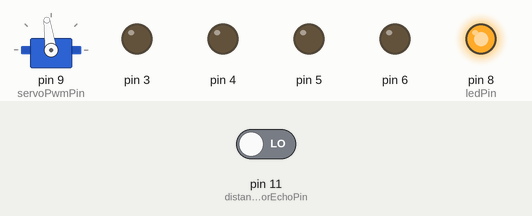
This sketch was run on a simulated Arduino Uno, built for the host (arithmetic inside an expression is 32-bit, double 64-bit). Shown: servo, output pins drawn as LEDs (lit = HIGH). Inputs (shaded band) come from the test bench; at power-on: pin 11 (distanceSensorEchoPin) LOW. Pins used as bus, display or sensor lines are not drawn; what the sketch prints to the serial monitor is not drawn.

Above: at 2.05 s.
At 18.45 s:
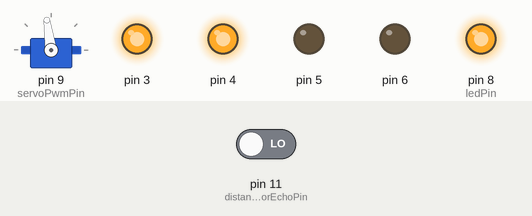
At 34.65 s:
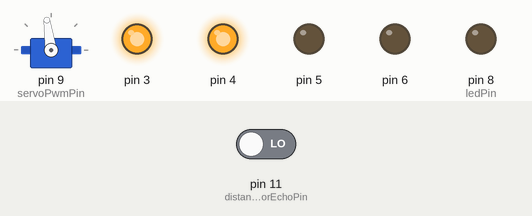
Timing chart, 0 to 39.6 s (numbered marks = the images above):
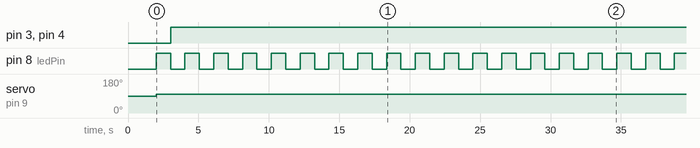

Measured:
- by itself, pin 3, pin 4: LOW → HIGH at 3.0 s
- by itself, pin 8 (ledPin): alternates HIGH for 1.0 s and LOW for 1.0 s
- by itself, servo on pin 9 (servoPwmPin): 90° → 98° at 2.0 s

The sketch:

app.ino
```cpp
#include "DistanceSensor.h"
#include "Servo.h"
#include "Component.h"
#include "LedComponent.h"
#include "UltrasonicSensorComponent.h"
#include "ComponentManager.h"
#include "ServoComponent.h"
#include "DcMotorDriver.h"
#include "DcMotorsComponent.h"
#include "SerialMessageReader.h"

#include <stdint.h>
#include <ArduinoSTL.h>

// Define pins to be used
const int distanceSensorTriggerPin = 12;
const int distanceSensorEchoPin = 11;
const int ledPin = 8;
const int servoPwmPin = 9;

const int motorAPwm = 6;
const int motorADirection = 3;

const int motorBPwm = 5;
const int motorBDirection = 4;

// component manager
ComponentManager *componentManager;

// define components
LedComponent ledComponent(ledPin, 500);
UltrasonicSensorComponent ultrasonicSensorComponent(distanceSensorTriggerPin, distanceSensorEchoPin);
ServoComponent servoComponent(servoPwmPin);
DcMotorsComponent dcMotorsComponent;

void setup()
{
  Serial.begin(9600);

  // register DcMotors
  dcMotorsComponent.attachMotor(motorAPwm, motorADirection, 0);
  dcMotorsComponent.attachMotor(motorBPwm, motorBDirection, 14);

  componentManager = ComponentManager::getInstance();

  componentManager->registerComponent(&servoComponent, "Servo");
  componentManager->registerComponent(&ledComponent, "LedComponent");
  componentManager->registerComponent(&ultrasonicSensorComponent, "UltrasonicSensor");
  componentManager->registerComponent(&dcMotorsComponent, "DcMotors");

  componentManager->setup();

  // delaying 2 seconds post upload
  delay(2000);
}

void loop()
{

  // read for serial messages
  String message = readSerialMessage();
  componentManager->handleMessages(message);
  componentManager->handleInputs();
  componentManager->update();
}
```

Component.h
```cpp
#ifndef JERRY_COMPONENT_H
#define JERRY_COMPONENT_H

#include "Arduino.h"

class Component
{
private:
public:
    virtual void setup() = 0;
    virtual void handleInputs() = 0;
    virtual void update() = 0;
    virtual void handleMessages(String message) = 0;
};
#endif // JERRY_COMPONENT_H
```

ComponentManager.cpp
```cpp
#include "ComponentManager.h"

ComponentManager *ComponentManager::instance = nullptr;

ComponentManager *ComponentManager::getInstance()
{
    if (instance == nullptr)
    {
        instance = new ComponentManager();
        return instance;
    }

    return instance;
}

void ComponentManager::registerComponent(Component *component, String id)
{
    if (component == nullptr)
    {
        return;
    }

    // check if the id is already registered
    Component *registeredComponent = getComponentById(id);
    if (registeredComponent != nullptr)
    {
        return;
    }

    // add to the vector
    components.push_back({id, component});
}

Component *ComponentManager::getComponentById(String id)
{
    for (KeyValueComponent registeredComponent : components)
    {
        if (registeredComponent.id == id)
        {
            return registeredComponent.component;
        }
    }
    return nullptr;
}

void ComponentManager::setup()
{
    for (KeyValueComponent registeredComponent : components)
    {
        registeredComponent.component->setup();
    }
}

void ComponentManager::handleInputs()
{
    for (KeyValueComponent registeredComponent : components)
    {
        registeredComponent.component->handleInputs();
    }
}

void ComponentManager::handleMessages(String message)
{
    for (KeyValueComponent registeredComponent : components)
    {
        registeredComponent.component->handleMessages(message);
    }
}

void ComponentManager::update()
{

    for (KeyValueComponent registeredComponent : components)
    {
        registeredComponent.component->update();
    }
}
```

ComponentManager.h
```cpp
#ifndef JERRY_COMPONENT_MANAGER
#define JERRY_COMPONENT_MANAGER

#include "Component.h"

#include <ArduinoSTL.h>

class ComponentManager
{
private:
    // TODO: Extract to a generic data structures file
    struct KeyValueComponent
    {
        String id;
        Component *component;
    };

    std::vector<KeyValueComponent> components;
    static ComponentManager *instance;

public:
    static ComponentManager *getInstance();
    void registerComponent(Component *component, String id);
    Component *getComponentById(String id);

    void setup();
    void handleInputs();
    void update();
    void handleMessages(String message);
};

#endif // JERRY_COMPONENT_MANAGER
```

DcMotorsComponent.cpp
```cpp
#include "DcMotorsComponent.h"
#include <ArduinoSTL.h>

void DcMotorsComponent::attachMotor(int pwmPin, int directionPin, uint8_t offset)
{
    DcMotorDriver driver(pwmPin, directionPin);
    driver.setOffset(offset);
    motors.push_back(driver);

    Serial.print("Motors: ");
    Serial.println(motors.size());
}

void DcMotorsComponent::setup()
{
    for (int i = 0; i < motors.size(); i++)
    {
        DcMotorDriver *ptr = &motors[i];
        ptr->setup();
    }
}

void DcMotorsComponent::handleInputs()
{
}

void DcMotorsComponent::handleMessages(String message)
{
    if (message.equals("MOTOR1"))
    {
        setSpeed(50);
        return;
    }

    if (message.equals("MOTOR0"))
    {
        setSpeed(0);
        return;
    }

    if (message.equals("MOTOR:BACKWARDS"))
    {
        goBackwards();
    }

    if (message.equals("MOTOR:FORWARD"))
    {
        goForward();
    }

    if (message.startsWith("MOTORSPEED:"))
    {
        // i.e MOTORSPEED:50;
        // Set the speed to 50

        String speedStr = message.substring(11);
        int speedInt = speedStr.toInt();

        setSpeed(std::min(speedInt, 250));

        Serial.print("Setting speed: ");
        Serial.println(speedInt);
        Serial.print("String speed: ");
        Serial.println(speedStr);
        return;
    }

    if (message.startsWith("MOTOROFFSET:"))
    {
        // i.e MOTOROFFSET:0:50;
        // Set the motor in index 0 offset to 50;

        String offsetInfo = message.substring(12);
        // Serial.print("motor offset info: ");
        // Serial.println(offsetInfo);
        // int speedInt = speedStr.toInt();

        // setSpeed(std::min(speedInt, 250));

        // Serial.print("Setting speed: ");
        // Serial.println(speedInt);
        // Serial.print("String speed: ");
        // Serial.println(speedStr);
    }

    if (message.startsWith("INCREASE"))
    {
        motors[1].offset += 1;
    }

    if (message.startsWith("DECREASE"))
    {
        motors[1].offset -= 1;
    }
}

void DcMotorsComponent::update()
{
    for (int i = 0; i < motors.size(); i++)
    {
        DcMotorDriver *ptr = &motors[i];
        ptr->update();
    }
}

void DcMotorsComponent::goForward()
{
    for (int i = 0; i < motors.size(); i++)
    {
        DcMotorDriver *ptr = &motors[i];
        ptr->goForward();
    }
}

void DcMotorsComponent::goBackwards()
{
    for (int i = 0; i < motors.size(); i++)
    {
        DcMotorDriver *ptr = &motors[i];
        ptr->goBackwards();
    }
}

void DcMotorsComponent::stopMotors()
{
    for (int i = 0; i < motors.size(); i++)
    {
        DcMotorDriver *ptr = &motors[i];
        ptr->setSpeed(0);
    }
}

void DcMotorsComponent::setSpeed(uint8_t speed)
{
    for (int i = 0; i < motors.size(); i++)
    {
        DcMotorDriver *ptr = &motors[i];
        ptr->setSpeed(speed);
    }
}
```

DcMotorsComponent.h
```cpp
#ifndef JERRY_DCMOTORCOMPONENT_H
#define JERRY_DCMOTORCOMPONENT_H

#include "Component.h"
#include "DcMotorDriver.h"

#include <ArduinoSTL.h>

class DcMotorsComponent : public Component
{
private:
    std::vector<DcMotorDriver> motors;

public:
    void attachMotor(int pwmPin, int directionPin, uint8_t offset);

    void goForward();
    void goBackwards();
    void stopMotors();
    void setSpeed(uint8_t speed);

    void setup();
    void handleInputs();
    void update();
    void handleMessages(String message);
};

#endif //JERRY_DCMOTORCOMPONENT_H
```

DistanceSensor.cpp
```cpp
#include "DistanceSensor.h"

const float SOUND_SPEED = .032;

DistanceSensor::DistanceSensor(int echoPin, int triggerPin)
{
    this->echoPin = echoPin;
    this->triggerPin = triggerPin;

    // Setup pins
    pinMode(echoPin, INPUT);
    pinMode(triggerPin, OUTPUT);
}

void DistanceSensor::setup()
{
    // Setup pins
    pinMode(echoPin, INPUT);
    pinMode(triggerPin, OUTPUT);
    digitalWrite(triggerPin, LOW);
}

void DistanceSensor::triggerSensor()
{
    digitalWrite(triggerPin, LOW);
    delay(2);

    digitalWrite(triggerPin, HIGH);
    delay(20);

    digitalWrite(triggerPin, LOW);
}

float DistanceSensor::readDurationFromEcho()
{
    return pulseIn(echoPin, HIGH);
}

float DistanceSensor::getDistanceInCentimeters()
{
    triggerSensor();
    float duration = readDurationFromEcho();
    return duration * SOUND_SPEED / 2; // we want the distance, so we divide by 2 to get only one trip
}
```

DistanceSensor.h
```cpp
#ifndef JERRY_DISTANCESENSOR_H
#define JERRY_DISTANCESENSOR_H

#include "Arduino.h"

class DistanceSensor
{

private:
    int echoPin, triggerPin;

    void triggerSensor();
    float readDurationFromEcho();

    DistanceSensor();

public:
    DistanceSensor(int echoPin, int triggerPin);

    float getDistanceInCentimeters();
    void setup();
};

#endif // JERRY_DISTANCESENSOR_H
```

LedComponent.cpp
```cpp
#ifndef JERRY_LEDCOMPONENT_H
#define JERRY_LEDCOMPONENT_H

#include "LedComponent.h"
#include "Arduino.h"

LedComponent::LedComponent(int ledPin, int interval)
{
    this->ledPin = ledPin;
    this->interval = interval;
}

void LedComponent::setup()
{
    pinMode(ledPin, OUTPUT);
    lastExecution = millis();
    nextExecution = lastExecution + interval;
}

void LedComponent::handleInputs()
{
}

void LedComponent::handleMessages(String message)
{
    if (message.equals("LED1"))
    {
        ledState = HIGH;
    }

    if (message.equals("LED0"))
    {
        ledState = LOW;
    }

    if (message.equals("LEDB"))
    {
        mode = 0;
    }

    if (message.equals("LEDM"))
    {
        mode = 1;
    }
}

void LedComponent::update()
{

    // mode a blinks, mode b enables serial control

    if (mode == 0)
    {
        unsigned long currentMillis = millis();

        if (currentMillis >= nextExecution)
        {
            // toggle led
            digitalWrite(ledPin, !digitalRead(ledPin));
            // Serial.println("toggling!");

            // set next toggle time
            nextExecution = currentMillis + interval;
            lastExecution = currentMillis;
        }
    }

    if (mode == 1)
    {
        digitalWrite(ledPin, ledState);
    }
}

#endif //JERRY_LEDCOMPONENT_H
```

LedComponent.h
```cpp
#include "Component.h"
class LedComponent : virtual public Component
{
private:
    int ledPin;
    int interval;
    int ledState = 0;

    int mode = 0;

    unsigned long lastExecution;
    unsigned long nextExecution;

public:
    LedComponent(int ledPin, int interval);
    void setup();
    void handleInputs();
    void update();
    void handleMessages(String message);
};
```

SerialMessageReader.h
```cpp
#ifndef JERRY_SERIAL_READER_H
#define JERRY_SERIAL_READER_H

#include "Arduino.h"

const char MESSAGE_DELIMITER = ';';

String readSerialMessage()
{
    String message = "";

    if (Serial.available() > 0)
    {
        // read until next delimiter
        char nextByte;

        while ((nextByte = Serial.read()) && nextByte != MESSAGE_DELIMITER)
        {
            message.concat(nextByte);
        }
    }

    if (message.length() > 0)
    {

        Serial.print("Message received:");
        Serial.println(message);
    }
    return message;
}

#endif //JERRY_SERIAL_READER_H
```

ServoComponent.cpp
```cpp
#include "ServoComponent.h"

const int FRONT_ANGLE = 98;

ServoComponent::ServoComponent(int pwmPin)
{
    this->servoPin = pwmPin;
}

void ServoComponent::setup()
{
    servo.attach(servoPin);
    angle = FRONT_ANGLE;
}

void ServoComponent::handleInputs()
{
}

void ServoComponent::handleMessages(String message)
{

    if (message.equals("SERVO:LEFT"))
    {
        setAngle(FRONT_ANGLE - 45);
    }

    if (message.equals("SERVO:RIGHT"))
    {
        setAngle(FRONT_ANGLE + 45);
    }

    if (message.equals("SERVO:FRONT"))
    {
        setAngle(FRONT_ANGLE);
    }

    if (message.startsWith("SERVO:ANGLE:"))
    {
        String angleStr = message.substring(12);
        int angleInt = angleStr.toInt();
        Serial.println(angleInt);
        setAngle(angleInt);
    }
}

void ServoComponent::update()
{
    servo.write(angle);
}

void ServoComponent::setAngle(int angle)
{
    this->angle = angle;
}
```

ServoComponent.h
```cpp
#include "Component.h"

#include <Servo.h>

class ServoComponent : public Component
{
private:
    int servoPin;
    int angle = 0;

    Servo servo;

public:
    ServoComponent(int pwmPin);

    void setup();
    void handleInputs();
    void update();
    void setAngle(int angle);
    void handleMessages(String message);
};
```

UltrasonicSensorComponent.h
```cpp
#ifndef JERRY_ULTRASONIC_SENSOR_CMP
#define JERRY_ULTRASONIC_SENSOR_CMP

#include "Component.h"
#include "DistanceSensor.h"

class UltrasonicSensorComponent : public Component
{
private:
    int triggerPin, echoPin;
    DistanceSensor *distanceSensor;

public:
    UltrasonicSensorComponent(int triggerPin, int echoPin);

    void setup();
    void handleInputs();
    void update();
    void handleMessages(String message);
};

#endif // JERRY_ULTRASONIC_SENSOR_CMP
```

UltrasonicSesorComponent.cpp
```cpp
#include "UltrasonicSensorComponent.h"
#include "ComponentManager.h"
#include "ServoComponent.h"
#include "DcMotorsComponent.h"

UltrasonicSensorComponent::UltrasonicSensorComponent(int triggerPin, int echoPin)
{
    this->distanceSensor = new DistanceSensor(echoPin, triggerPin);
    this->echoPin = echoPin;
    this->triggerPin = triggerPin;
}

void UltrasonicSensorComponent::setup()
{
    distanceSensor->setup();
}

void UltrasonicSensorComponent::handleInputs()
{
}

void UltrasonicSensorComponent::handleMessages(String message)
{
}

void UltrasonicSensorComponent::update()
{
    int distance = distanceSensor->getDistanceInCentimeters();
}
```

DcMotorDriver.cpp
```cpp
#include "DcMotorDriver.h"
#include "Arduino.h"

DcMotorDriver::DcMotorDriver(int pwmSpeedPin, int directionPin)
{
    this->directionPin = directionPin;
    this->pwmSpeedPin = pwmSpeedPin;
}

void DcMotorDriver::setSpeed(uint8_t speed)
{
    this->speed = speed;
}

void DcMotorDriver::goForward()
{
    direction = HIGH;
}

void DcMotorDriver::goBackwards()
{
    direction = LOW;
}

void DcMotorDriver::setOffset(uint8_t offset)
{
    this->offset = offset;
}

void DcMotorDriver::setup()
{
    pinMode(pwmSpeedPin, OUTPUT);
    pinMode(directionPin, OUTPUT);

    // defaulting to forward
    direction = HIGH;

    // starting with speed 0
    speed = 0;
}

uint8_t DcMotorDriver::calculateSpeed()
{

    if (speed == 0)
    {
        return speed;
    }

    return speed + offset;
}

void DcMotorDriver::update()
{

    digitalWrite(directionPin, direction);
    analogWrite(pwmSpeedPin, calculateSpeed());
    // analogWrite(pwmSpeedPin, 0);

    // Serial.print("Speed: ");
    // Serial.print(speed);
    // Serial.print(",");
    // Serial.println(offset);
}
```

DcMotorDriver.h
```cpp
#ifndef JERRY_MOTOR_DRIVER_H
#define JERRY_MOTOR_DRIVER_H

#include <stdint.h>

// based on a KS0448 Keyestudio L298P 4-Channel Motor Drive Shield
class DcMotorDriver
{
private:
    int pwmSpeedPin;
    int directionPin;
    uint8_t speed;
    uint8_t direction;

    uint8_t calculateSpeed();

public:
    int offset;
    DcMotorDriver(int pwmSpeedPin, int directionPin);

    void setSpeed(uint8_t speed);
    void setOffset(uint8_t offset);
    void goForward();
    void goBackwards();

    void setup();
    void update();
};

#endif // JERRY_MOTOR_DRIVER_H
```
